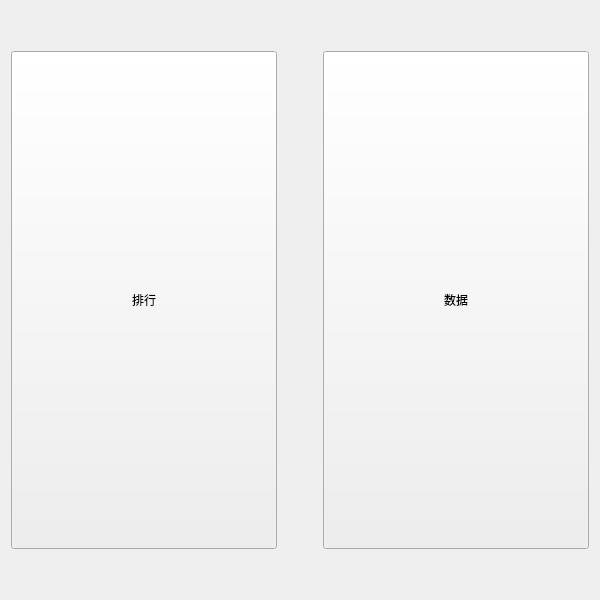
<?xml version="1.0" encoding="UTF-8"?>
<ui version="4.0">
 <class>pageStart</class>
 <widget class="QWidget" name="pageStart">
  <property name="geometry">
   <rect>
    <x>0</x>
    <y>0</y>
    <width>600</width>
    <height>600</height>
   </rect>
  </property>
  <property name="windowTitle">
   <string>Form</string>
  </property>
  <layout class="QVBoxLayout" name="verticalLayout">
   <item>
    <spacer name="verticalSpacer">
     <property name="orientation">
      <enum>Qt::Vertical</enum>
     </property>
     <property name="sizeType">
      <enum>QSizePolicy::Preferred</enum>
     </property>
     <property name="sizeHint" stdset="0">
      <size>
       <width>20</width>
       <height>40</height>
      </size>
     </property>
    </spacer>
   </item>
   <item>
    <layout class="QHBoxLayout" name="horizontalLayout">
     <item>
      <widget class="QPushButton" name="buttonRank">
       <property name="sizePolicy">
        <sizepolicy hsizetype="Expanding" vsizetype="Expanding">
         <horstretch>0</horstretch>
         <verstretch>0</verstretch>
        </sizepolicy>
       </property>
       <property name="minimumSize">
        <size>
         <width>200</width>
         <height>200</height>
        </size>
       </property>
       <property name="styleSheet">
        <string notr="true">font: 25 48pt &quot;Microsoft YaHei&quot;;</string>
       </property>
       <property name="text">
        <string>排行</string>
       </property>
      </widget>
     </item>
     <item>
      <spacer name="horizontalSpacer">
       <property name="orientation">
        <enum>Qt::Horizontal</enum>
       </property>
       <property name="sizeType">
        <enum>QSizePolicy::Fixed</enum>
       </property>
       <property name="sizeHint" stdset="0">
        <size>
         <width>40</width>
         <height>20</height>
        </size>
       </property>
      </spacer>
     </item>
     <item>
      <widget class="QPushButton" name="buttonData">
       <property name="sizePolicy">
        <sizepolicy hsizetype="Expanding" vsizetype="Expanding">
         <horstretch>0</horstretch>
         <verstretch>0</verstretch>
        </sizepolicy>
       </property>
       <property name="minimumSize">
        <size>
         <width>200</width>
         <height>200</height>
        </size>
       </property>
       <property name="styleSheet">
        <string notr="true">font: 72pt &quot;Arial&quot;;
font: 25 48pt &quot;Microsoft YaHei&quot;;</string>
       </property>
       <property name="text">
        <string>数据</string>
       </property>
      </widget>
     </item>
    </layout>
   </item>
   <item>
    <spacer name="verticalSpacer_2">
     <property name="orientation">
      <enum>Qt::Vertical</enum>
     </property>
     <property name="sizeType">
      <enum>QSizePolicy::Preferred</enum>
     </property>
     <property name="sizeHint" stdset="0">
      <size>
       <width>20</width>
       <height>40</height>
      </size>
     </property>
    </spacer>
   </item>
  </layout>
 </widget>
 <resources/>
 <connections/>
</ui>
